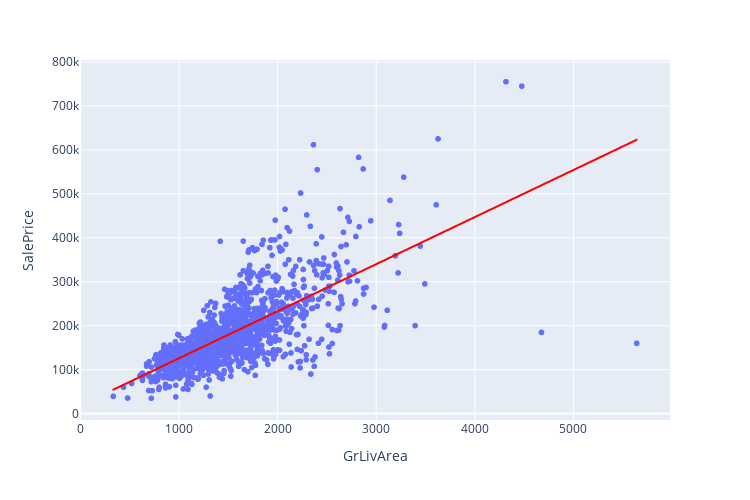

Notebook source saved alongside this figure:
### Markdown cell above
#### Scattor plot with SalePrice & GrLivArea

### Code cell
# SalePrice & GrLivArea
fig4 = px.scatter(train, 
                  width=750, height=500, 
                  x = train['GrLivArea'], y = train['SalePrice'], 
                  trendline="ols", trendline_color_override="red")
fig4.show()
print('corr of SalePrice & GrLivArea : ' + str(train['GrLivArea'].corr(train['SalePrice'])))

### Figure 1 — Plotly figure (JSON) as saved in the notebook; plotly's stock layout.template omitted (floating-point values rounded to 4 significant figures; data arrays with more than 128 entries replaced by an {"elided": "..."} marker saying what was removed)
{"data": [{"hovertemplate": "GrLivArea=%{x}<br>SalePrice=%{y}<extra></extra>", "legendgroup": "", "marker": {"color": "#636efa", "symbol": "circle"}, "mode": "markers", "name": "", "showlegend": false, "type": "scattergl", "x": {"elided": "1460 int values"}, "xaxis": "x", "y": {"elided": "1460 int values"}, "yaxis": "y"}, {"hovertemplate": "<b>OLS trendline</b><br>SalePrice = 107.13 * GrLivArea + 18569<br>R<sup>2</sup>=0.502149<br><br>GrLivArea=%{x}<br>SalePrice=%{y} <b>(trend)</b><extra></extra>", "legendgroup": "", "line": {"color": "red"}, "marker": {"color": "#636efa", "symbol": "circle"}, "mode": "lines", "name": "", "showlegend": false, "type": "scattergl", "x": {"elided": "1460 int values"}, "xaxis": "x", "y": {"elided": "1460 float values"}, "yaxis": "y"}], "layout": {"height": 500, "legend": {"tracegroupgap": 0}, "margin": {"t": 60}, "width": 750, "xaxis": {"anchor": "y", "domain": [0.0, 1.0], "title": {"text": "GrLivArea"}}, "yaxis": {"anchor": "x", "domain": [0.0, 1.0], "title": {"text": "SalePrice"}}}}
